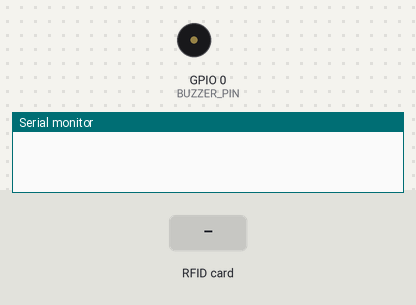
Simulated run of this program. Board: ESP32. Parts: buzzer (waves = sounding, pin HIGH), the last lines printed to the serial monitor. The test bench sets the inputs (shaded band).

Above: at 1.2 s.
1.3 s: RFID card 5E 7A 19 C4 held to the reader
At 1.45 s:
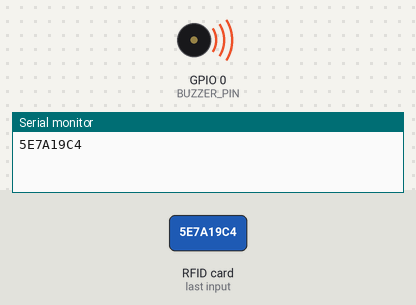
Timing chart, 0 to 4.3 s (numbered marks = the images above; inputs shaded):
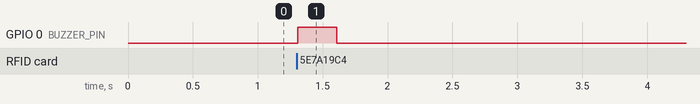

Measured:
- after the input at 1.3 s, GPIO 0 (BUZZER_PIN): LOW → HIGH at once, → LOW 0.30 s later

The program:

main.cpp
```cpp
/*
 * White: TX
 * Green: RX
 */

#include <SPI.h>
#include <MFRC522.h>

#define SS_PIN  5
#define RST_PIN 27
#define BUZZER_PIN 0

MFRC522 rfid(SS_PIN, RST_PIN);

void setup() {
  Serial.begin(115200);

  SPI.begin(); // init SPI bus
  rfid.PCD_Init(); // init MFRC522

  pinMode(BUZZER_PIN, OUTPUT);
  digitalWrite(BUZZER_PIN, LOW);
}

void loop() {
  if (rfid.PICC_IsNewCardPresent()) { // new tag is available
    if (rfid.PICC_ReadCardSerial()) { // NUID has been readed
      MFRC522::PICC_Type piccType = rfid.PICC_GetType(rfid.uid.sak);

      // print UID in Serial Monitor in the hex format
      for (int i = 0; i < rfid.uid.size; i++) {
        Serial.print(rfid.uid.uidByte[i], HEX);
      }
      Serial.println();

      // Bật còi
      digitalWrite(BUZZER_PIN, HIGH);
      delay(300);
      digitalWrite(BUZZER_PIN, LOW);

      rfid.PICC_HaltA(); // halt PICC
      rfid.PCD_StopCrypto1(); // stop encryption on PCD
    }
  }
}
```
